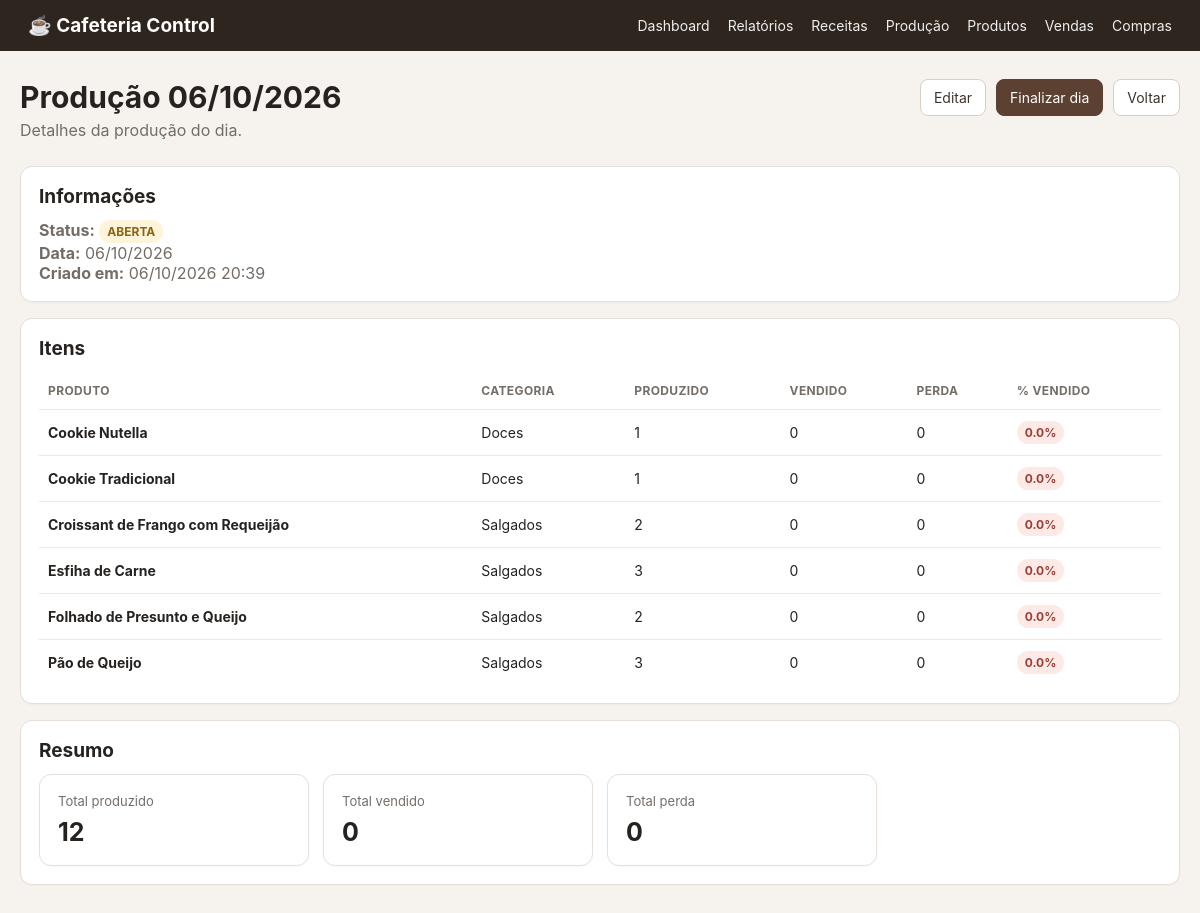
Screenshot of /producao/1 with the database file from the repository.
### app/models/production.py (models this page shows)
class Production(db.Model):
    __tablename__ = "productions"
    id = db.Column(db.Integer, primary_key=True)
    production_date = db.Column(db.Date, nullable=False, default=datetime.utcnow)
    status = db.Column(db.String(20), nullable=False, default="ABERTA")  # ABERTA, FINALIZADA
    notes = db.Column(db.String(255), nullable=True)
    created_at = db.Column(db.DateTime, nullable=False, default=datetime.utcnow)
    finalized_at = db.Column(db.DateTime, nullable=True)
    items = db.relationship("ProductionItem", back_populates="production", cascade="all, delete-orphan")

class ProductionItem(db.Model):
    __tablename__ = "production_items"
    id = db.Column(db.Integer, primary_key=True)
    production_id = db.Column(db.Integer, db.ForeignKey("productions.id"), nullable=False)
    product_id = db.Column(db.Integer, db.ForeignKey("products.id"), nullable=False)
    quantity_produced = db.Column(db.Numeric(10, 3), nullable=False)
    quantity_sold = db.Column(db.Numeric(10, 3), nullable=False, default=Decimal("0"))
    quantity_lost = db.Column(db.Numeric(10, 3), nullable=False, default=Decimal("0"))
    production = db.relationship("Production", back_populates="items")
    product = db.relationship("Product")

### app/models/product.py (models this page shows, shortened)
class Product(db.Model):
    __tablename__ = "products"
    id = db.Column(db.Integer, primary_key=True)
    category_id = db.Column(db.Integer, db.ForeignKey("categories.id"), nullable=False)
    name = db.Column(db.String(150), nullable=False, unique=True)
    cost = db.Column(db.Numeric(10, 2), nullable=False, default=Decimal("0.00"))
    sale_price = db.Column(db.Numeric(10, 2), nullable=False, default=Decimal("0.00"))
    stock_quantity = db.Column(db.Numeric(10, 3), nullable=False, default=Decimal("0"))
    min_stock = db.Column(db.Numeric(10, 3), nullable=False, default=Decimal("0"))
    active = db.Column(db.Boolean, nullable=False, default=True)
    created_at = db.Column(db.DateTime, nullable=False, default=datetime.utcnow)
    updated_at = db.Column(db.DateTime, nullable=False, default=datetime.utcnow, onupdate=datetime.utcnow)
    category = db.relationship("Category", back_populates="products")
    sale_items = db.relationship("SaleItem", back_populates="product")
    purchase_items = db.relationship("PurchaseItem", back_populates="product")
    stock_movements = db.relationship("StockMovement", back_populates="product")

### app/models/category.py (models this page shows)
class Category(db.Model):
    __tablename__ = "categories"
    id = db.Column(db.Integer, primary_key=True)
    name = db.Column(db.String(100), nullable=False, unique=True)
    active = db.Column(db.Boolean, nullable=False, default=True)
    products = db.relationship("Product", back_populates="category")

### app/routes/production.py (the view)
@production_bp.get("/<int:production_id>")
def detail(production_id):
    production = Production.query.get_or_404(production_id)
    return render_template("production/detail.html", production=production)

### app/templates/production/detail.html (shortened to what this page needs)
{% extends "base.html" %}
{% block content %}
<div class="page-header">
    <div>
        <h1>Produção {{ production.production_date.strftime('%d/%m/%Y') }}</h1>
        <p>Detalhes da produção do dia.</p>
    </div>
    <div class="actions">
        {% if production.status == 'ABERTA' %}
        <a class="btn" href="{{ url_for('production.edit', production_id=production.id) }}">Editar</a>
        <a class="btn primary" href="{{ url_for('production.finalize', production_id=production.id) }}">Finalizar dia</a>
        {% endif %}
        <a class="btn" href="{{ url_for('production.index') }}">Voltar</a>
    </div>
</div>
<section class="panel">
    <div class="panel-header"><h2>Informações</h2></div>
    <p><strong>Status:</strong>
        <span class="badge {% if production.status == 'ABERTA' %}warning{% else %}success{% endif %}">
            {{ production.status }}
        </span>
    </p>
    <p><strong>Data:</strong> {{ production.production_date.strftime('%d/%m/%Y') }}</p>
    <p><strong>Criado em:</strong> {{ production.created_at.strftime('%d/%m/%Y %H:%M') }}</p>
</section>
<section class="panel">
    <div class="panel-header"><h2>Itens</h2></div>
    <table>
        <thead>
            <tr>
                <th>Produto</th>
                <th>Categoria</th>
                <th>Produzido</th>
                <th>Vendido</th>
                <th>Perda</th>
                <th>% Vendido</th>
            </tr>
        </thead>
        <tbody>
            {% for item in production.items %}
            <tr>
                <td><strong>{{ item.product.name }}</strong></td>
                <td>{{ item.product.category.name }}</td>
                <td>{{ item.quantity_produced|number_format }}</td>
                <td>{{ item.quantity_sold|number_format }}</td>
                <td>{{ item.quantity_lost|number_format }}</td>
                <td>
                    {% set sold_percent = (item.quantity_sold / item.quantity_produced * 100) if item.quantity_produced > 0 else 0 %}
                    <span class="badge {% if sold_percent >= 80 %}success{% elif sold_percent >= 50 %}warning{% else %}danger{% endif %}">
                        {{ sold_percent|round(1) }}%
                    </span>
                </td>
            </tr>
            {% endfor %}
        </tbody>
    </table>
</section>
<section class="panel">
    <div class="panel-header"><h2>Resumo</h2></div>
    <div class="cards">
        <div class="card">
            <span>Total produzido</span>
            <strong>{{ production.items|sum(attribute='quantity_produced')|number_format }}</strong>
        </div>
        <div class="card">
            <span>Total vendido</span>
            <strong>{{ production.items|sum(attribute='quantity_sold')|number_format }}</strong>
        </div>
        <div class="card">
            <span>Total perda</span>
            <strong>{{ production.items|sum(attribute='quantity_lost')|number_format }}</strong>
        </div>
    </div>
</section>
{% endblock %}

### app/static/css/style.css (style rules this page uses)
:root { font-family: -apple-system, BlinkMacSystemFont, "Segoe UI", sans-serif; color: #26221f; background: #f6f3ef; }
* { box-sizing: border-box; }
body { margin: 0; }
a { color: #5c4031; text-decoration: none; }
.page-header { display:flex; justify-content:space-between; align-items:flex-start; gap:20px; margin-bottom:26px; }
h1 { margin:0 0 5px; font-size:30px; }
h2 { font-size:19px; margin: 24px 0 12px; }
p { margin:0; color:#746c66; }
.actions, .form-actions { display:flex; gap:10px; align-items:center; flex-wrap:wrap; }
.btn { display:inline-flex; align-items:center; justify-content:center; border:1px solid #d7cec7; background:#fff; color:#3f342d; border-radius:8px; padding:9px 13px; font-size:14px; cursor:pointer; }
.btn.primary { background:#5c4031; border-color:#5c4031; color:#fff; }
.cards { display:grid; grid-template-columns:repeat(4,1fr); gap:14px; }
.card { background:#fff; border:1px solid #e6dfd9; border-radius:12px; padding:18px; box-shadow:0 1px 2px rgba(0,0,0,.03); }
.card span { display:block; color:#766e68; font-size:13px; margin-bottom:8px; }
.card strong { font-size:25px; }
.panel { background:#fff; border:1px solid #e6dfd9; border-radius:12px; padding:18px; margin-bottom:16px; box-shadow:0 1px 2px rgba(0,0,0,.03); }
.panel-header { display:flex; align-items:center; justify-content:space-between; gap:10px; flex-wrap:wrap; }
.panel-header h2 { margin:0 0 12px; }
table { width:100%; border-collapse:collapse; }
th, td { text-align:left; padding:11px 9px; border-bottom:1px solid #eee8e3; font-size:14px; vertical-align:middle; }
th { color:#756d67; font-size:12px; text-transform:uppercase; letter-spacing:.03em; }
tr:last-child td { border-bottom:0; }
.badge { display:inline-block; border-radius:999px; padding:4px 8px; font-size:12px; font-weight:700; }
.badge.warning { background:#fff3d9; color:#8a6414; }
.badge.danger { background:#fde9e6; color:#9b3d32; }

### rows the page displays
Production: production_date "06/10/2026", status "ABERTA", created_at "06/10/2026 20:39"
ProductionItem: product.name "Cookie Nutella", product.category.name "Doces", quantity_produced|number_format "1", quantity_sold|number_format "0", quantity_lost|number_format "0", sold_percent "0.0"
ProductionItem: product.name "Cookie Tradicional", product.category.name "Doces", quantity_produced|number_format "1", quantity_sold|number_format "0", quantity_lost|number_format "0", sold_percent "0.0"
ProductionItem: product.name "Croissant de Frango com Requeijão", product.category.name "Salgados", quantity_produced|number_format "2", quantity_sold|number_format "0", quantity_lost|number_format "0", sold_percent "0.0"
ProductionItem: product.name "Esfiha de Carne", product.category.name "Salgados", quantity_produced|number_format "3", quantity_sold|number_format "0", quantity_lost|number_format "0", sold_percent "0.0"
ProductionItem: product.name "Folhado de Presunto e Queijo", product.category.name "Salgados", quantity_produced|number_format "2", quantity_sold|number_format "0", quantity_lost|number_format "0", sold_percent "0.0"
ProductionItem: product.name "Pão de Queijo", product.category.name "Salgados", quantity_produced|number_format "3", quantity_sold|number_format "0", quantity_lost|number_format "0", sold_percent "0.0"

### other values shown
{{ production.items|sum(attribute='quantity_produced')|number_format }} "12"
{{ production.items|sum(attribute='quantity_sold')|number_format }} "0"
{{ production.items|sum(attribute='quantity_lost')|number_format }} "0"
